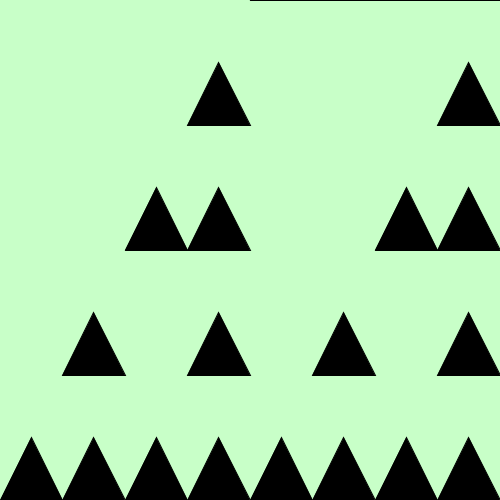
Frame 1 (no input)
Frame 60 (the mouse pressed at the canvas centre just before this capture): identical to frame 1, image omitted
Frame 120 (the mouse held since frame 60 and released just before this capture): identical to frame 1, image omitted

The Processing sketch that drew this single still picture (run headless with seeded random() and noise(); from frame 60 on, the mouse is pressed at the canvas centre):

// Processing sketch: sketch_251114b
// ── sketch_251114b.pde
// Henry Wrede Black

void setup() {
  size(500, 500);
}
void draw() {
  background(200, 255, 200);
  drawSierpinski(0, height, 500);
}
void drawSierpinski( float x, float y, float w) {
  if (w < 100) {
    // draw one triangle
    fill(0);
    stroke(0);
    triangle(x, y, x+w, y, x+w/2, y-w);
  } else {
   drawSierpinski(x, y, w/2);
   drawSierpinski(x+w/2, y, w/2);
   drawSierpinski(x+w/2, y-w, w/2);
  }
}
